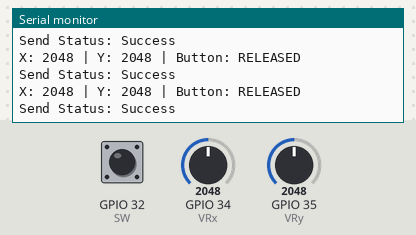
Recording of a sketch running on a simulated ESP32. On the bench: the last lines printed to the serial monitor. The test bench sets the inputs (shaded band); at power-on: GPIO 32 (SW) HIGH, GPIO 34 (VRx) = 2048, GPIO 35 (VRy) = 2048.

Above: at 3.2 s.
3.3 s: GPIO 32 (SW) pulled LOW for 0.15 s
4.9 s: GPIO 34 (VRx) set to 2866
At 5.13 s:
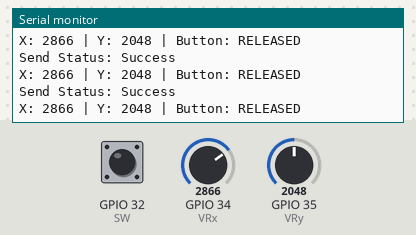
6.4 s: GPIO 35 (VRy) set to 2866
At 6.44 s:
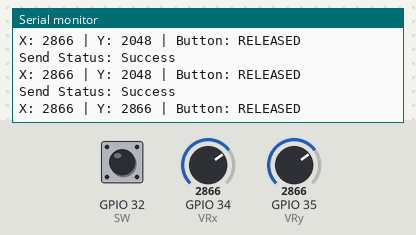
7.9 s: GPIO 32 (SW) pulled LOW for 1 s
At 7.95 s:
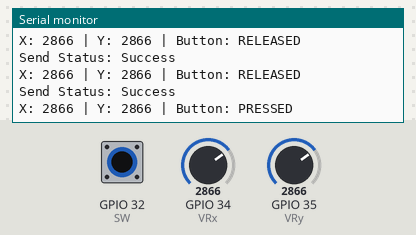
10.4 s: GPIO 34 (VRx) set to 3603
At 10.47 s:
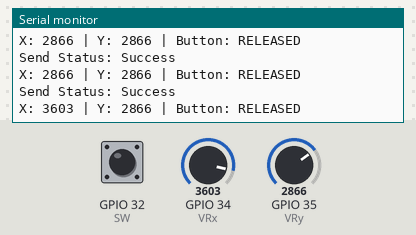
11.9 s: GPIO 35 (VRy) set to 3603
At 11.99 s:
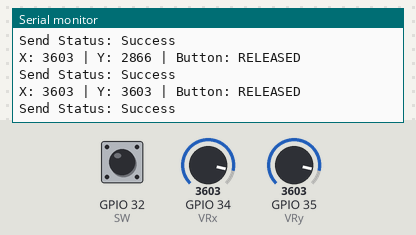
Timing chart, 0 to 14.4 s (numbered marks = the images above; inputs shaded):
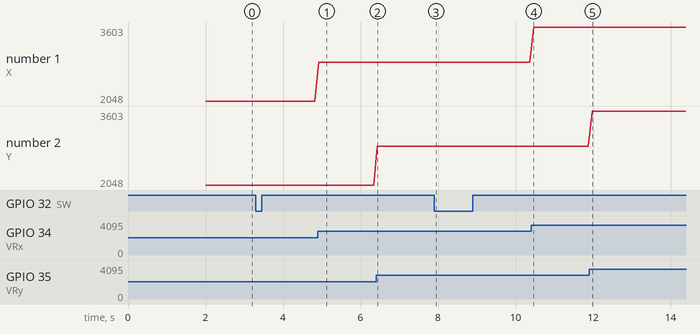

The sketch:

Transmitter_Joy_Stick_Code.ino
```cpp
// RLR INVENTIONS
// ESPNOW RC CAR Transmitter

#include <esp_now.h>
#include <WiFi.h>

// Joystick pins
#define VRx 34
#define VRy 35
#define SW  32

// Data structure
typedef struct struct_message {
  int xValue;
  int yValue;
  bool buttonPressed;
} struct_message;

struct_message dataToSend;

// Receiver MAC
uint8_t receiverMAC[] = {0x58, 0x2A, 0xBD, 0xD7, 0x66, 0x70}; //  58:2A:BD:D7:66:70

// NEW ESP-IDF v5.x callback
void onDataSent(const wifi_tx_info_t *info, esp_now_send_status_t status) {
  Serial.print("Send Status: ");
  Serial.println(status == ESP_NOW_SEND_SUCCESS ? "Success" : "Failed");
}

void setup() {
  Serial.begin(115200);
  delay(2000);
  Serial.println("=== ESP-NOW TRANSMITTER STARTED ===");

  pinMode(SW, INPUT_PULLUP);

  WiFi.mode(WIFI_STA);

  if (esp_now_init() != ESP_OK) {
    Serial.println("ESP-NOW Init Failed!");
    return;
  }

  esp_now_register_send_cb(onDataSent);

  // Add peer
  esp_now_peer_info_t peerInfo = {};
  memcpy(peerInfo.peer_addr, receiverMAC, 6);
  peerInfo.channel = 1;
  peerInfo.encrypt = false;

  if (esp_now_add_peer(&peerInfo) != ESP_OK) {
    Serial.println("Failed to add peer");
    return;
  }

  Serial.println("Transmitter Ready!");
}

void loop() {
  dataToSend.xValue = analogRead(VRx);
  dataToSend.yValue = analogRead(VRy);
  dataToSend.buttonPressed = !digitalRead(SW);

  // ★ Serial Debug Output
  Serial.print("X: ");
  Serial.print(dataToSend.xValue);
  Serial.print(" | Y: ");
  Serial.print(dataToSend.yValue);
  Serial.print(" | Button: ");
  Serial.println(dataToSend.buttonPressed ? "PRESSED" : "RELEASED");

  // Send to receiver
  esp_now_send(receiverMAC, (uint8_t *)&dataToSend, sizeof(dataToSend));

  delay(100);
}
```

Measured:
- after the input at 4.9 s, the serial monitor: prints a new line at once (image 1)
- after the input at 6.4 s, the serial monitor: prints a new line at once (image 2)
- after the input at 7.9 s, the serial monitor: prints a new line after 0.05 s (image 3)
- after the input at 10.4 s, the serial monitor: prints a new line after 0.07 s (image 4)
- after the input at 11.9 s, the serial monitor: prints a new line after 0.08 s (image 5)
- plotted number 1: 2048 → 2866 after the input at 4.9 s, 2866 → 3603 after the input at 10.4 s
